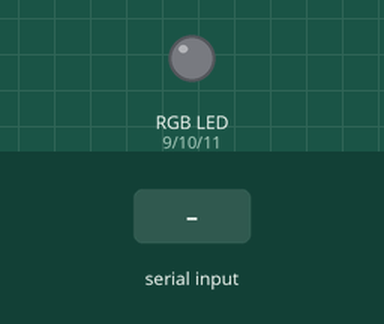
Simulated run of this sketch. Board: Arduino Uno, built with avr-gcc and run on an emulated ATmega328P. On the bench: an RGB LED mixed from three pins (HIGH = lit). The inputs (shaded band) are chosen by the test bench. Dim RGB values are drawn brighter than linear.

Above: at 1.2 s.
1.3 s: "r90\n" received over Serial
At 2.2 s:
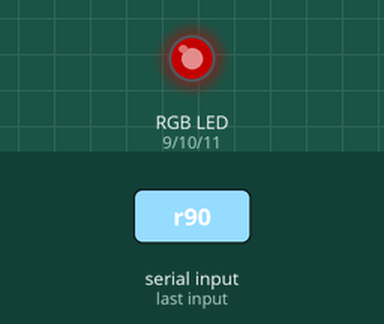
2.8 s: "r,45\n" received over Serial
At 3.4 s:
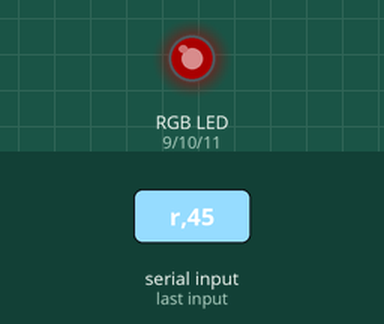
4.3 s: "g90\n" received over Serial
At 5.5 s:
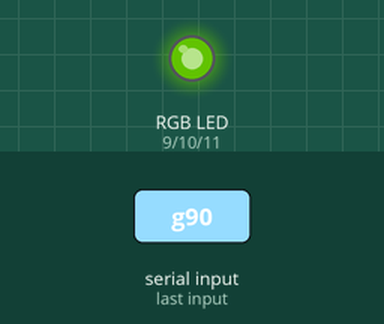
5.8 s: "g,45\n" received over Serial
At 6.9 s:
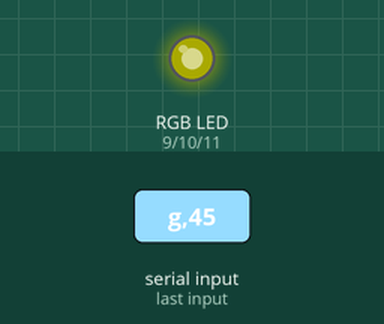
7.3 s: "b90\n" received over Serial
At 8.0 s:
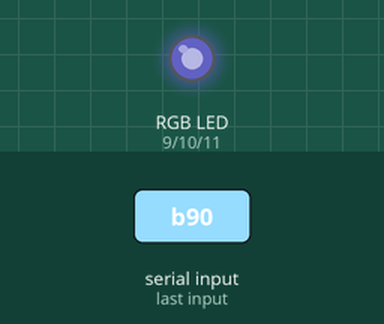
8.8 s: "b,45\n" received over Serial
At 9.1 s:
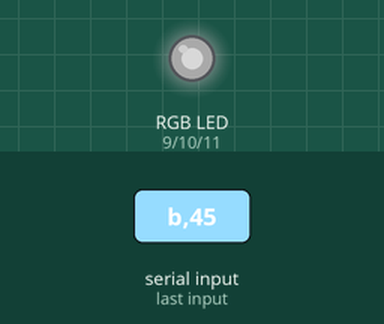
Timing chart, 0 to 11.3 s (numbered marks = the images above; inputs shaded):
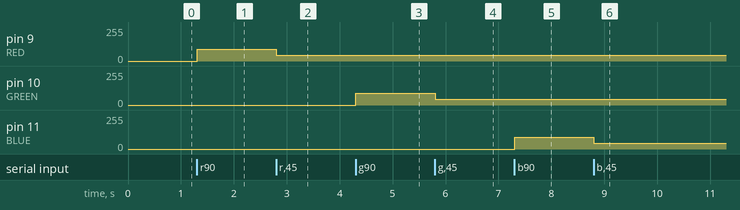

Measured:
- after the input at 1.3 s, pin 9 (RED): 0/255 → 90/255 at once
- after the input at 2.8 s, pin 9 (RED): 90/255 → 45/255 at once
- after the input at 4.3 s, pin 10 (GREEN): 0/255 → 90/255 at once
- after the input at 5.8 s, pin 10 (GREEN): 90/255 → 45/255 at once
- after the input at 7.3 s, pin 11 (BLUE): 0/255 → 90/255 at once
- after the input at 8.8 s, pin 11 (BLUE): 90/255 → 45/255 at once

The sketch:

33.LED3RGB_serial.ino
```cpp
//#include <SoftwareSerial.h>
#define RED 9
#define GREEN 10
#define BLUE 11

//SoftwareSerial btSerial(2, 3); //RX, TX

void setup() {
//  btSerial.begin(9600);
  Serial.begin(9600);
}

void loop() {
/*  if (btSerial.available()) {
    char c = btSerial.read();
    switch (c) {
    case 'r':
      analogWrite(RED, btSerial.parseInt());
      break;
    case 'g':
      analogWrite(GREEN, btSerial.parseInt());
      break;
    case 'b':
      analogWrite(BLUE, btSerial.parseInt());
      break;
    }
  }
*/
  if (Serial.available()) {
    char c = Serial.read();
    switch (c) {
    case 'r':
      analogWrite(RED, Serial.parseInt());
      break;
    case 'g':
      analogWrite(GREEN, Serial.parseInt());
      break;
    case 'b':
      analogWrite(BLUE, Serial.parseInt());
      break;
    case 'z':
      analogWrite(BLUE, 255);
      analogWrite(GREEN, 255);
      analogWrite(RED, 255);
      break;
    }
  }
}
```
